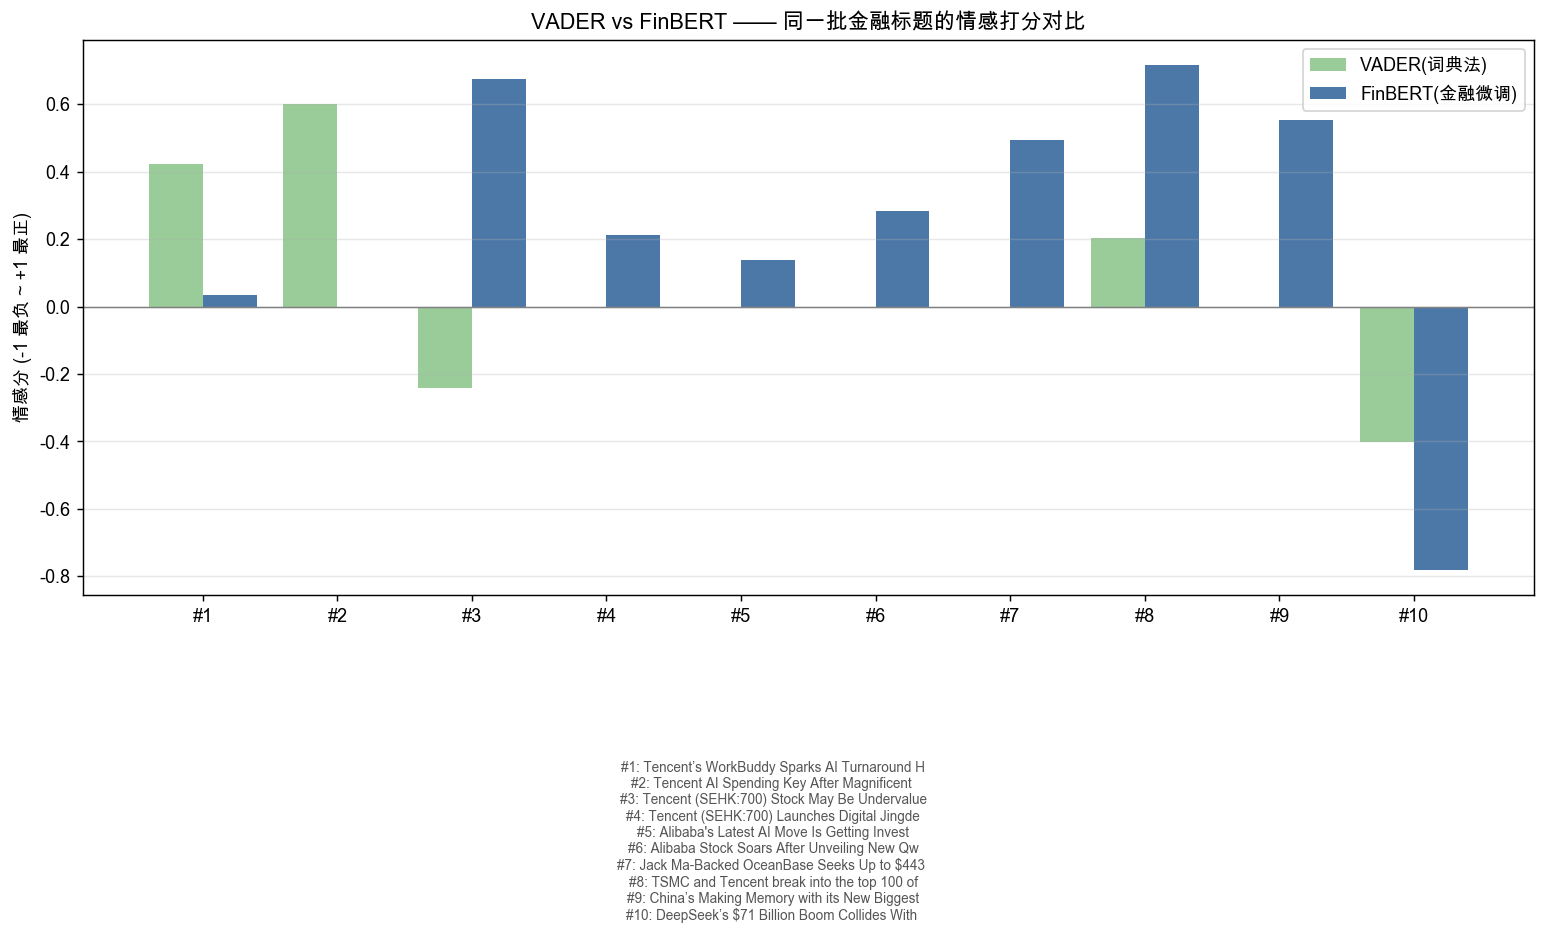

Recreate this plot in Python.
"""
项目6：金融情感分析 3 种方法横评（P2 护城河：理解工具的边界）
=========================================================
对比同一批腾讯新闻标题在 3 种方法下的表现：
  A) VADER   —— 通用词典法，不懂金融（项目5用的）
  B) FinBERT —— 金融微调BERT，懂金融词，但只测"语气"非"投资含义"
  C) LLM推理 —— 带相关性判断+理由（最强，需API或人工，这里给参考值）

关键教训：没有"开箱即用就准"的情感模型——这正是基金要自己建/微调、
也正是你的"判断力+LLM工程"有价值的地方。
运行：python3 06_sentiment_vader_vs_finbert.py  （首次自动下载FinBERT~440MB）
"""
import os
os.environ.setdefault("HF_HUB_DISABLE_PROGRESS_BARS", "1")
import yfinance as yf
import pandas as pd
import numpy as np
import matplotlib.pyplot as plt
from vaderSentiment.vaderSentiment import SentimentIntensityAnalyzer
from transformers import pipeline

plt.rcParams['font.sans-serif'] = ['Arial Unicode MS', 'Heiti TC', 'PingFang SC']
plt.rcParams['axes.unicode_minus'] = False

TICKER = "0700.HK"

# ---- 取标题 ----
news = yf.Ticker(TICKER).news
titles = [it["content"].get("title", "") for it in news]

# ---- A) VADER ----
vader = SentimentIntensityAnalyzer()
vader_scores = [vader.polarity_scores(t)["compound"] for t in titles]

# ---- B) FinBERT（金融微调）----
print("加载 FinBERT（首次需下载模型，请稍候）...")
finb = pipeline("sentiment-analysis", model="ProsusAI/finbert")
finb_signed, finb_label = [], []
for t in titles:
    res = {d["label"]: d["score"] for d in finb(t, top_k=3)}
    finb_signed.append(res.get("positive", 0) - res.get("negative", 0))  # -1..1
    finb_label.append(max(res, key=res.get))

# ---- 对比表 ----
df = pd.DataFrame({
    "标题": [t[:50] for t in titles],
    "VADER": vader_scores,
    "FinBERT": finb_signed,
    "FinBERT标签": finb_label,
})
print("\n=== VADER vs FinBERT 对比 ===")
print(df.round(2).to_string(index=False))

# ---- 画图：每条标题两个柱（VADER vs FinBERT）----
fig, ax = plt.subplots(figsize=(12, 5))
x = np.arange(len(titles))
w = 0.4
ax.bar(x - w/2, vader_scores, w, label="VADER(词典法)", color="#9C9")
ax.bar(x + w/2, finb_signed, w, label="FinBERT(金融微调)", color="#4C78A8")
ax.axhline(0, color='gray', lw=0.8)
ax.set_xticks(x)
ax.set_xticklabels([f"#{i+1}" for i in x])
ax.set_title("VADER vs FinBERT —— 同一批金融标题的情感打分对比", fontsize=12)
ax.set_ylabel("情感分 (-1 最负 ~ +1 最正)"); ax.legend(); ax.grid(alpha=0.3, axis='y')
# 把标题列表放图下方说明
txt = "\n".join([f"#{i+1}: {t[:42]}" for i, t in enumerate(titles)])
fig.text(0.5, -0.18, txt, ha='center', va='top', fontsize=7.5, color='#555')
plt.tight_layout()
out = "06_sentiment_vader_vs_finbert.png"
plt.savefig(out, dpi=130, bbox_inches='tight')
print(f"\n图已保存: {out}")

print("\n💡 教训：FinBERT 比VADER懂金融词，但它测的是【语气】不是【投资含义】")
print("   例：'undervalued'(被低估=利好) 两方法都可能判负，因为句子语气谨慎。")
print("   → 真正用于交易，需要LLM带推理：判断相关性+方向+理由。这就是你的护城河。")
